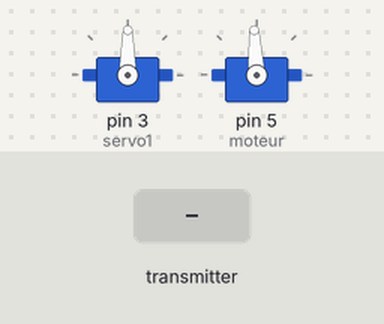
Bench run of a sketch on a simulated Arduino Uno, built with avr-gcc and run on an emulated ATmega328P. On the bench: 2 × servo. The test bench sets the inputs (shaded band). No radio packets arrive unless stated.

Above: at 1.2 s.
1.3 s: the transmitter starts sending values.0 = 1023
At 2.5 s:
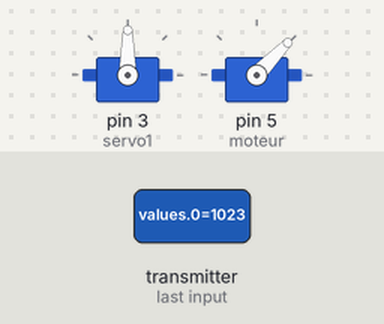
2.8 s: the transmitter starts sending values.0 = 0
At 3.8 s:
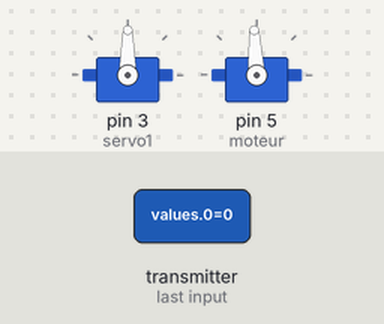
Timing chart, 0 to 5.8 s (numbered marks = the images above; inputs shaded):
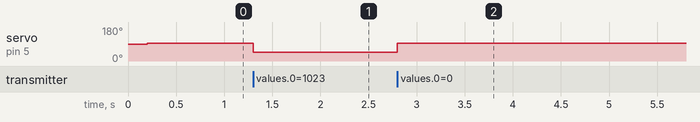

Measured:
- after the input at 1.3 s, servo on pin 5 (moteur): 93° → 46° at once
- after the input at 2.8 s, servo on pin 5 (moteur): 46° → 93° at once

The sketch:

RX.ino
```cpp
//-----Importation des bibliotheques utilisées----//
#include <Servo.h>
#include <SPI.h>
#include <nRF24L01.h>
#include <RF24.h>

//----créationtion d'une variable pour un timer----//
unsigned long lastTime;

//---- création des variables pour les composants----/
Servo servo1;
Servo moteur;

RF24 radio(9, 10); // assignation des pin pour le module radio
const byte address[6] = "00001"; // address // adresse de liason entre les 2 radios

int values[2] = {0,90};  // création de la liste pour les valeurs moteur et servo
bool rc = false;   // Création de la variable recieving boolean comme témoins de réception

void setup(){
    Serial.begin(9600);
    //----Initalisation de la radio----//
    radio.begin();
    radio.openReadingPipe(0, address);
    radio.startListening();
    radio.setPALevel(RF24_PA_MIN);
    //----Initalistation des pins pour le moteur et servo----//
    servo1.attach(3);
    moteur.attach(5);
}

void loop(){
    if (radio.available()){ // La radion vérifie si elle recoit une valeur quelconque
      radio.read(&values, sizeof(values));  //décodage de la valeur recue
      rc = true;  // le témoin de récpetion devient vrai
    }
    if (rc){  // Si le témoins de réception est vrai
      /*---- Simple vérification des valeurs recues et envoi des bonnes données au moteur et servo
              Si les valeurs ne sont pas bonnes, envoi de valeurs neutre au composants*/
        if ((values[1] < 50) || (values[1] > 120) || (values[0] < 1000) || (values[0] > 2000)){
           servo1.write(90);
           moteur.writeMicroseconds(1500);
        }
        else{
           servo1.write(values[1]);
           moteur.writeMicroseconds(values[0]);
        }
        lastTime = millis();
    }

    //---- Si la radio ne recois plus de signal depuis 0.2s, envoi de valeurs neutres au composants----//
    else if((!rc) && (millis() > lastTime + 200)){
        servo1.write(90);
        moteur.writeMicroseconds(1500);
    }
    rc = false;  //témoins de réception toujours faux en fin de boucle
}
```
